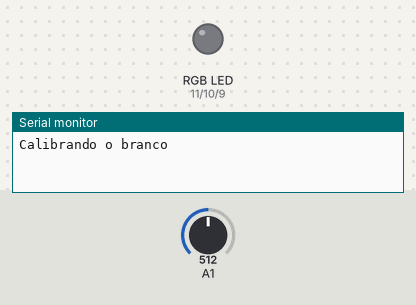
A sketch run on a simulated Arduino Uno, built with avr-gcc and run on an emulated ATmega328P. On the bench: an RGB LED mixed from three pins (HIGH = lit), the last lines printed to the serial monitor. Inputs (shaded band) come from the test bench; at power-on: A1 = 512.

Above: at 0.1 s.
At 39.65 s:
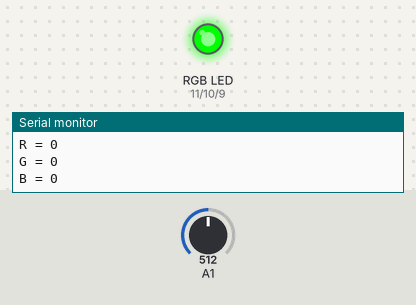
Timing chart, 0 to 40.0 s (numbered marks = the images above):
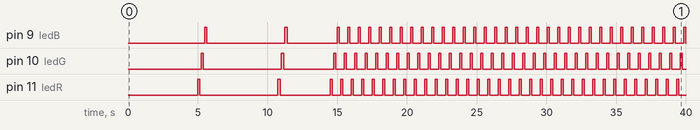

Measured:
- by itself, pin 9 (ledB), pin 10 (ledG), pin 11 (ledR): goes HIGH 0.15 s, LOW 5.6 s, HIGH 0.15 s, LOW 3.6 s, 33 × (HIGH 0.15 s, LOW 0.60 s), HIGH 0.15 s, then LOW

The sketch:

Calibrando_Sensor_de_Luz_com_Led_RGB.ino
```cpp
/* ************************************************************************

Colégio SATC
Curso Técnico de Informática
Disciplina: IoT
Turma: 2190
Professor: Marcos Antonio Jeremias Coelho

Programa: Calibrando Sensor de Luz com Led RGB

Autor: Gustavo D'Agostin Zanelato
Data: 17/08/23
Versão: 0.0

************************************************************************ */

// Matriz com os pinos onde o LED RGB vai ser conectado
int matrizPinodosLEDS[] = {11,10,9};

// Uma variável booleana para indicar se o sensor foi calibrado
bool balanco = false;

//Matriz de floats para armazenar o valor das cores
float matrizCores[] = {0,0,0};
float matrizBranco[] = {0,0,0};
float matrizPreto[] = {0,0,0};

//Variável para armazenar a média das leitura
int mediaLeituras;
const int ledR = 11;
const int ledG = 10;
const int ledB = 9;

void setup() {
  //Declaração dos pinos como de saída
  pinMode(ledR,OUTPUT);//LED VERMELHO
  pinMode(ledG,OUTPUT);//LED GREEN
  pinMode(ledB,OUTPUT);//LED BLUE
  Serial.begin(9600);//Inicia a comunicação serial
}

void loop() {
  // Verifica se o Balanco de branco foi calibrado
  checaBalanco();
  //Checa qual é a cor
  checaCores();
  // Imprime na Serial o valor das cores
  mostraCores();
}

// Verifica se o Balanco de branco foi calibrado
void checaBalanco() {
  //checa se o balanço de branco foi feito
  if(balanco == false){
    confBalanco();
  }
}

//Configura o balanco de Branco
void confBalanco() {
  //Calibrando o branco!
  Serial.println("Calibrando o branco");
  delay(5000);

  for(int i = 0;i<=2;i++){
    digitalWrite(matrizPinodosLEDS[i],HIGH);
    delay(100);
    mediaSensor(5);
    matrizBranco[i] = mediaLeituras;
    digitalWrite(matrizPinodosLEDS[i],LOW);
    delay(100);
  }

  //Calibrando o preto!
  Serial.println("Calibrando o preto");
  delay(5000);
  for(int i = 0;i<=2;i++){
    digitalWrite(matrizPinodosLEDS[i],HIGH);
    delay(100);
    mediaSensor(5);
    matrizPreto[i] = mediaLeituras;
    digitalWrite(matrizPinodosLEDS[i],LOW);
    delay(100);
  }

  //Avisa que a calibragem foi feita
  Serial.println("Sensor Calibrado");
  balanco = true;
  delay(3000);
}

//Checa a cor
void checaCores(){
  for(int i = 0;i<=2;i++){
    digitalWrite(matrizPinodosLEDS[i],HIGH);
    delay(100);
    mediaSensor(5);
    matrizCores[i] = mediaLeituras;
    float cinzaDif = matrizBranco[i] - matrizPreto[i];
    matrizCores[i] = (matrizCores[i] - matrizPreto[i])/(cinzaDif)*255;
    digitalWrite(matrizPinodosLEDS[i],LOW);
    delay(100);
  }
}


void mediaSensor(int vezes){
  int leituras;
  int somatorio=0;
  for(int i = 0;i < vezes;i++){
    leituras = analogRead(A1);
    somatorio = leituras + somatorio;
    delay(10);
  }
  mediaLeituras = (somatorio)/vezes;
}

void mostraCores(){
  Serial.print("R = ");
  Serial.println(int(matrizCores[0]));
  Serial.print("G = ");
  Serial.println(int(matrizCores[1]));
  Serial.print("B = ");
  Serial.println(int(matrizCores[2]));
}

 
```
